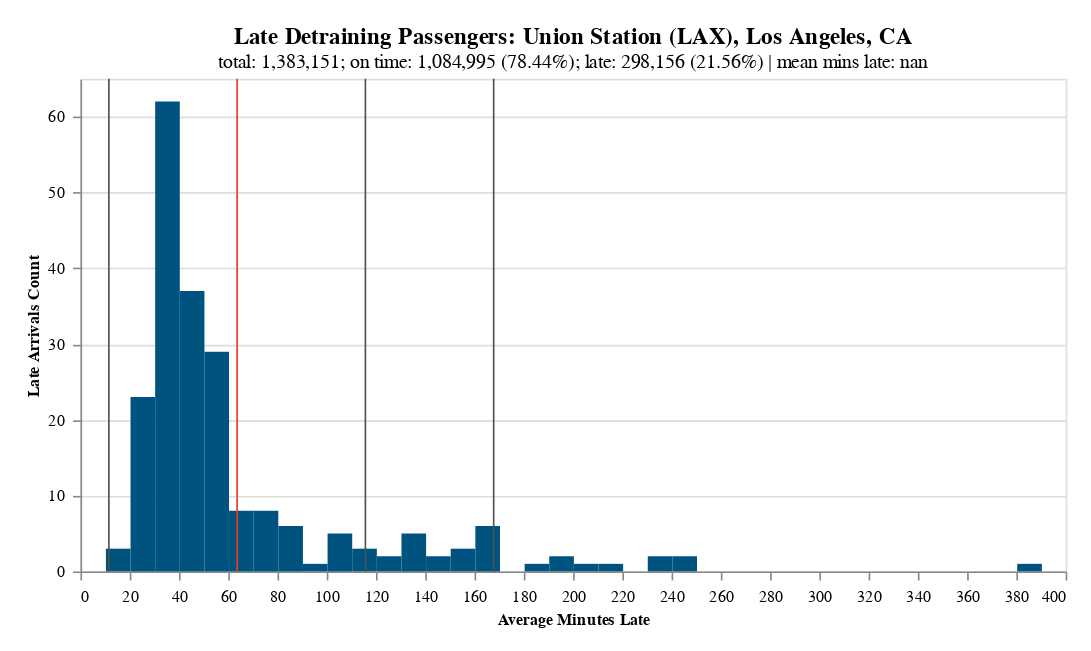

Notebook cell for this chart:
### Markdown cell above
#### 3.18.2 Generate the histogram

### Code cell
# Chart title
title_txt = f"Late Detraining Passengers: {STNS['lax']}"
title = ttl.format_title(lax_stats, title_txt)

# Tooltips
tooltip_config = [
    {"shorthand": "bin_center:Q", "title": "Average Minutes Late", "format": None},
    {"shorthand": "count:Q", "title": "Late Arrivals Count", "format": None},
]

# Create and display the histogram
chart = hst.create_histogram(
    frame=chrt_data,
    x_shorthand="bin_center:Q",
    x_title="Average Minutes Late",
    y_shorthand="count:Q",
    y_title="Late Arrivals Count",
    y_stack=False,
    line_shorthand="Avg Min Late:Q",
    mu=mu,
    sigma=sigma,
    num_bins=num_bins,
    bin_width=bin_width,
    x_tick_count_max=max_val_ceil,
    bar_color=COLORS["amtk_blue"],
    mu_color=COLORS["amtk_red"],
    sigma_color=COLORS["anth_gray"],
    tooltip_config=tooltip_config,
    title=title,
)
chart.display()

### Figure 1 — Vega-Lite specification as saved in the notebook (floating-point values rounded to 4 significant figures)
{"config": {"view": {"continuousWidth": 300, "continuousHeight": 300}}, "layer": [{"data": {"name": "data-764f73e32a6909b27335019f13ebe117"}, "mark": {"type": "bar", "binSpacing": 0, "color": "#00537e", "opacity": 1}, "encoding": {"tooltip": [{"field": "bin_center", "title": "Average Minutes Late", "type": "quantitative"}, {"field": "count", "title": "Late Arrivals Count", "type": "quantitative"}], "x": {"axis": {"labelAngle": 0, "labelFontWeight": "normal", "labelPadding": 5, "tickCount": 38, "title": "Average Minutes Late", "titleFontSize": 10, "titleFontWeight": "bold", "values": [0, 5, 10, 15, 20, 25, 30, 35, 40, 45, 50, 55, 60, 65, 70, 75, 80, 85, 90, 95, 100, 105, 110, 115, 120, 125, 130, 135, 140, 145, 150, 155, 160, 165, 170, 175, 180, 185, 190, 195, 200, 205, 210, 215, 220, 225, 230, 235, 240, 245, 250, 255, 260, 265, 270, 275, 280, 285, 290, 295, 300, 305, 310, 315, 320, 325, 330, 335, 340, 345, 350, 355, 360, 365, 370, 375, 380, 385, 390, 395, 400]}, "bin": {"maxbins": 38, "step": 10}, "field": "bin_center", "scale": {"domain": [0, 390.0]}, "type": "quantitative"}, "y": {"axis": {"grid": true, "labelAngle": 0, "labelFontWeight": "normal", "labelPadding": 5, "title": "Late Arrivals Count", "titleFontSize": 10, "titleFontWeight": "bold"}, "field": "count", "stack": false, "type": "quantitative"}}}, {"data": {"name": "data-464296553e2a5e30d73a3c2bb34ee1a7"}, "mark": {"type": "rule", "color": "#ef3824"}, "encoding": {"x": {"field": "Avg Min Late", "type": "quantitative"}}}, {"data": {"name": "data-38622a41012ad15901b19a4645fff9f4"}, "mark": {"type": "rule", "color": "#495153"}, "encoding": {"x": {"field": "Avg Min Late", "type": "quantitative"}}}, {"data": {"name": "data-b1625dc198097fb983b9babe10f74622"}, "mark": {"type": "rule", "color": "#495153"}, "encoding": {"x": {"field": "Avg Min Late", "type": "quantitative"}}}], "height": 300, "padding": 15, "title": {"text": ["Late Detraining Passengers: Union Station (LAX), Los Angeles, CA"], "subtitle": "total: 1,383,151; on time: 1,084,995 (78.44%); late: 298,156 (21.56%) | mean mins late: nan", "anchor": "middle", "fontSize": 14, "subtitleFontSize": 12}, "width": 600, "$schema": "https://vega.github.io/schema/vega-lite/v5.20.1.json", "datasets": {"data-764f73e32a6909b27335019f13ebe117": [{"bin": 0, "count": 3, "bin_start": 10.0, "bin_end": 25.0, "bin_center": 17.5}, {"bin": 1, "count": 23, "bin_start": 20.0, "bin_end": 35.0, "bin_center": 27.5}, {"bin": 2, "count": 62, "bin_start": 30.0, "bin_end": 45.0, "bin_center": 37.5}, {"bin": 3, "count": 37, "bin_start": 40.0, "bin_end": 55.0, "bin_center": 47.5}, {"bin": 4, "count": 29, "bin_start": 50.0, "bin_end": 65.0, "bin_center": 57.5}, {"bin": 5, "count": 8, "bin_start": 60.0, "bin_end": 75.0, "bin_center": 67.5}, {"bin": 6, "count": 8, "bin_start": 70.0, "bin_end": 85.0, "bin_center": 77.5}, {"bin": 7, "count": 6, "bin_start": 80.0, "bin_end": 95.0, "bin_center": 87.5}, {"bin": 8, "count": 1, "bin_start": 90.0, "bin_end": 105.0, "bin_center": 97.5}, {"bin": 9, "count": 5, "bin_start": 100.0, "bin_end": 115.0, "bin_center": 107.5}, {"bin": 10, "count": 3, "bin_start": 110.0, "bin_end": 125.0, "bin_center": 117.5}, {"bin": 11, "count": 2, "bin_start": 120.0, "bin_end": 135.0, "bin_center": 127.5}, {"bin": 12, "count": 5, "bin_start": 130.0, "bin_end": 145.0, "bin_center": 137.5}, {"bin": 13, "count": 2, "bin_start": 140.0, "bin_end": 155.0, "bin_center": 147.5}, {"bin": 14, "count": 3, "bin_start": 150.0, "bin_end": 165.0, "bin_center": 157.5}, {"bin": 15, "count": 6, "bin_start": 160.0, "bin_end": 175.0, "bin_center": 167.5}, {"bin": 17, "count": 1, "bin_start": 180.0, "bin_end": 195.0, "bin_center": 187.5}, {"bin": 18, "count": 2, "bin_start": 190.0, "bin_end": 205.0, "bin_center": 197.5}, {"bin": 19, "count": 1, "bin_start": 200.0, "bin_end": 215.0, "bin_center": 207.5}, {"bin": 20, "count": 1, "bin_start": 210.0, "bin_end": 225.0, "bin_center": 217.5}, {"bin": 22, "count": 2, "bin_start": 230.0, "bin_end": 245.0, "bin_center": 237.5}, {"bin": 23, "count": 2, "bin_start": 240.0, "bin_end": 255.0, "bin_center": 247.5}, {"bin": 37, "count": 1, "bin_start": 380.0, "bin_end": 395.0, "bin_center": 387.5}], "data-464296553e2a5e30d73a3c2bb34ee1a7": [{"Avg Min Late": 63.62}], "data-38622a41012ad15901b19a4645fff9f4": [{"Avg Min Late": 115.7}, {"Avg Min Late": 11.54}], "data-b1625dc198097fb983b9babe10f74622": [{"Avg Min Late": 167.8}]}}
